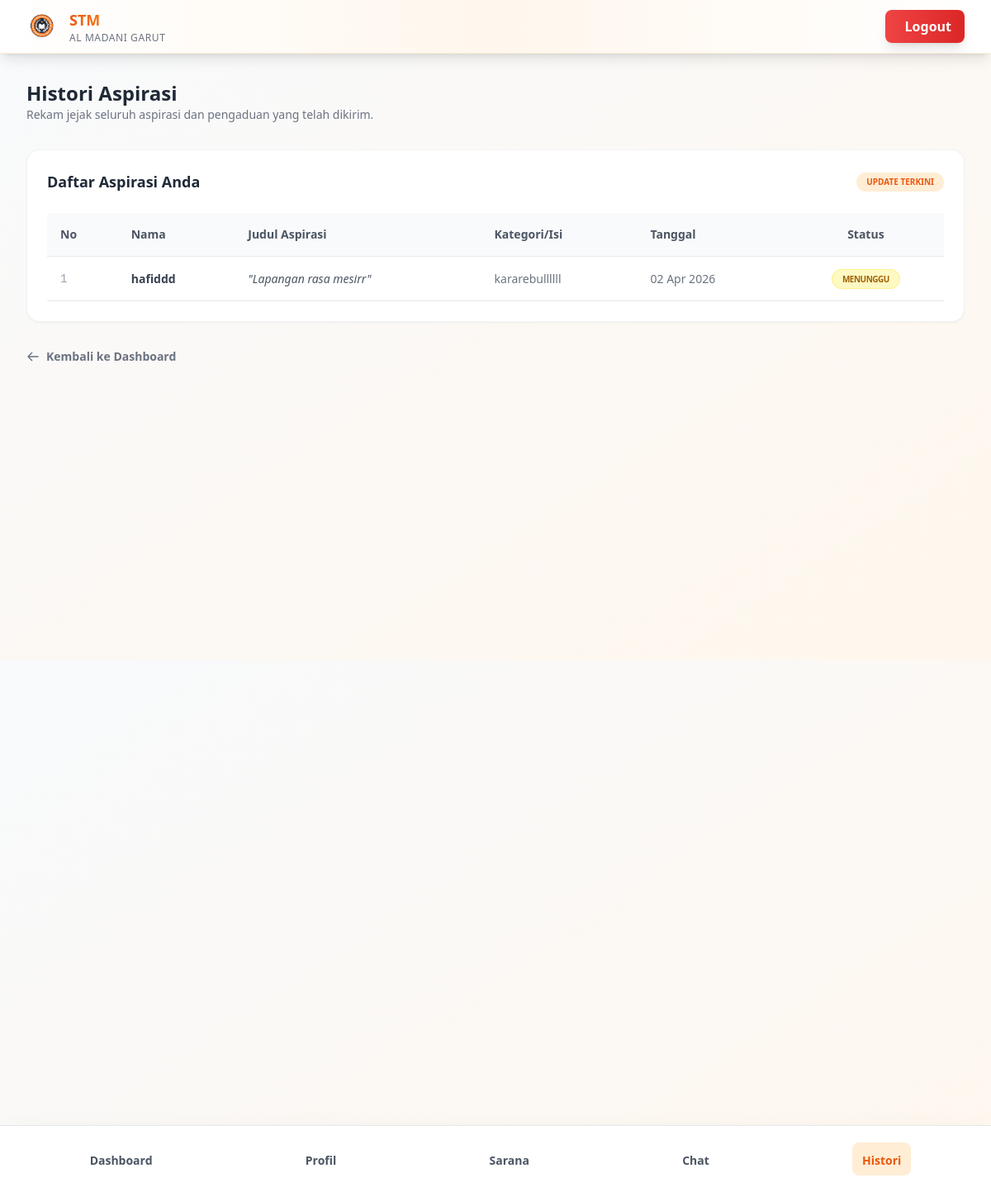
The page /siswa/histori-aspirasi.php (signed in) on the database its author committed.
### tables this page shows
CREATE TABLE `aspirasi` (
  `id_aspirasi` int(11) NOT NULL,
  `nama` varchar(255) NOT NULL,
  `judul` varchar(255) NOT NULL,
  `isi` text NOT NULL,
  `kategori` varchar(100) NOT NULL,
  `tanggal` datetime NOT NULL,
  `status` enum('menunggu','diproses','selesai') NOT NULL DEFAULT 'menunggu'
);

### siswa/histori-aspirasi.php (the view, shortened to what this page needs)
<?php
include "../config/config.php";
$query = mysqli_query($koneksi, "SELECT * FROM aspirasi ORDER BY tanggal DESC");
?>
<!DOCTYPE html>
<html lang="id">
<head>
    <script src="https://cdn.tailwindcss.com"></script>
</head>
<body class="bg-gradient-to-br from-slate-50 to-orange-50 text-gray-800 pb-24">
<header class="bg-gradient-to-r from-white via-orange-50 to-white shadow-lg border-b border-orange-100 sticky top-0 z-50">
    <div class="max-w-7xl mx-auto px-4 sm:px-6 lg:px-8 h-16 flex items-center justify-between">
        <div class="flex items-center gap-3">
            <img src="../img/logostm.png" class="h-10">
            <div class="hidden sm:block">
                <span class="text-lg font-bold bg-gradient-to-r from-orange-600 to-orange-500 bg-clip-text text-transparent">STM</span>
                <p class="text-xs text-gray-500 font-medium uppercase tracking-wider">AL MADANI GARUT</p>
            </div>
        </div>
        <a href="../auth/logout.php" class="flex items-center gap-2 bg-gradient-to-r from-red-500 to-red-600 hover:from-red-600 hover:to-red-700 text-white px-4 py-2 rounded-lg font-semibold shadow-lg hover:shadow-xl transform hover:-translate-y-0.5 transition-all duration-200">
            <span class="hidden md:inline">Logout</span>
        </a>
    </div>
</header>
<div class="flex min-h-screen">
    <main class="flex-1 p-8">
        <div class="flex justify-between items-center mb-8">
            <div>
                <h1 class="text-2xl font-bold text-gray-800">Histori Aspirasi</h1>
                <p class="text-sm text-gray-500">Rekam jejak seluruh aspirasi dan pengaduan yang telah dikirim.</p>
            </div>
        </div>
        <div class="bg-white rounded-2xl shadow-sm border border-gray-100 p-6">
            <div class="flex justify-between items-center mb-6">
                <h2 class="text-lg font-semibold">Daftar Aspirasi Anda</h2>
                <div class="flex gap-2">
                    <span class="text-[10px] font-bold px-3 py-1 bg-orange-100 text-orange-600 rounded-full uppercase">Update Terkini</span>
                </div>
            </div>
            <div class="overflow-x-auto">
                <table class="w-full text-sm">
                    <thead class="bg-gray-50 text-gray-600">
                        <tr class="border-b">
                            <th class="py-4 px-4 text-left">No</th>
                            <th class="py-4 px-4 text-left">Nama</th>
                            <th class="py-4 px-4 text-left">Judul Aspirasi</th>
                            <th class="py-4 px-4 text-left">Kategori/Isi</th>
                            <th class="py-4 px-4 text-left">Tanggal</th>
                            <th class="py-4 px-4 text-center">Status</th>
                        </tr>
                    </thead>
                    <tbody>
                        <?php if (mysqli_num_rows($query) > 0): ?>
                            <?php $no=1; while($row=mysqli_fetch_assoc($query)): ?>
                            <tr class="border-b hover:bg-orange-50/50 transition duration-200">
                                <td class="py-4 px-4 font-mono text-gray-400"><?= $no++ ?></td>
                                <td class="py-4 px-4 font-bold text-gray-700"><?= htmlspecialchars($row['nama']) ?></td>
                                <td class="py-4 px-4 text-gray-600 italic">"<?= htmlspecialchars($row['judul']) ?>"</td>
                                <td class="py-4 px-4">
                                    <div class="max-w-xs truncate text-gray-500" title="<?= htmlspecialchars($row['isi']) ?>">
                                        <?= htmlspecialchars($row['isi']) ?>
                                    </div>
                                </td>
                                <td class="py-4 px-4 text-gray-500">
                                    <?= date('d M Y', strtotime($row['tanggal'])) ?>
                                </td>
                                <td class="py-4 px-4 text-center">
                                    <?php
                                        $status = $row['status'];
                                        if($status == 'menunggu') {
                                            $style = "bg-yellow-100 text-yellow-700 border-yellow-200";
                                        } elseif($status == 'diproses') {
                                            $style = "bg-blue-100 text-blue-700 border-blue-200";
                                        } else {
                                            $style = "bg-green-100 text-green-700 border-green-200";
                                        }
                                    ?>
                                    <span class="px-3 py-1 text-[10px] font-bold rounded-full border uppercase tracking-tighter <?= $style ?>">
                                        <?= ucfirst($status) ?>
                                    </span>
                                </td>
                            </tr>
                            <?php endwhile; ?>
                        <?php endif; ?>
                    </tbody>
                </table>
            </div>
        </div>
        <div class="mt-8">
            <a href="dashboard.php" class="inline-flex items-center gap-2 text-sm font-semibold text-gray-500 hover:text-orange-600 transition">
                <svg xmlns="http://www.w3.org/2000/svg" class="h-4 w-4" fill="none" viewBox="0 0 24 24" stroke="currentColor">
                    <path stroke-linecap="round" stroke-linejoin="round" stroke-width="2" d="M10 19l-7-7m0 0l7-7m-7 7h18" />
                </svg>
                Kembali ke Dashboard
            </a>
        </div>
    </main>
</div>
<nav class="fixed bottom-0 left-0 right-0 bg-white shadow-2xl border-t border-gray-200 z-40">
    <div class="max-w-7xl mx-auto flex justify-around items-center h-20 px-4">
        <a href="dashboard.php" class="flex flex-col items-center justify-center py-2 px-3 rounded-lg text-gray-600 hover:text-orange-600 font-semibold text-sm transition-all duration-200">
            <span>Dashboard</span>
        </a>
        <a href="datasiswa.php" class="flex flex-col items-center justify-center py-2 px-3 rounded-lg text-gray-600 hover:text-orange-600 font-semibold text-sm transition-all duration-200">
            <span>Profil</span>
        </a>
        <a href="sarana.php" class="flex flex-col items-center justify-center py-2 px-3 rounded-lg text-gray-600 hover:text-orange-600 font-semibold text-sm transition-all duration-200">
            <span>Sarana</span>
        </a>
        <a href="chatsiswa.php" class="flex flex-col items-center justify-center py-2 px-3 rounded-lg text-gray-600 hover:text-orange-600 font-semibold text-sm transition-all duration-200">
            <span>Chat</span>
        </a>
        <a href="histori-aspirasi.php" class="flex flex-col items-center justify-center py-2 px-3 rounded-lg bg-orange-100 text-orange-600 font-semibold text-sm transition-all duration-200">
            <span>Histori</span>
        </a>
    </div>
</nav>
</body>
</html>

### rows shown on the page
aspirasi: nama "hafiddd", judul "Lapangan rasa mesirr", isi "kararebullllll", tanggal "02 Apr 2026", status "MENUNGGU"
